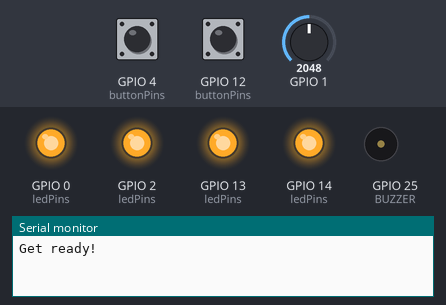
A sketch run on a simulated ESP32. Shown: output pins drawn as LEDs (lit = HIGH), buzzer (waves = sounding), the last lines printed to the serial monitor. Inputs (shaded band) come from the test bench; at power-on: GPIO 4 (buttonPins) HIGH, GPIO 1 = 2048, GPIO 12 (buttonPins) HIGH. Random numbers use the default seed unless the sketch sets one.

Above: at 2.3 s.
4.0 s: GPIO 4 (buttonPins) pulled LOW for 1 s
At 5.5 s:
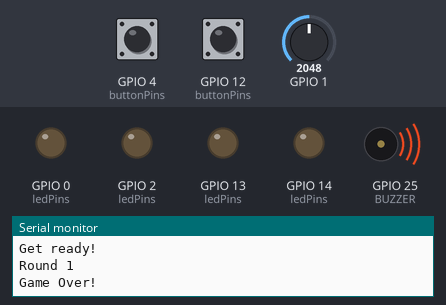
At 6.6 s:
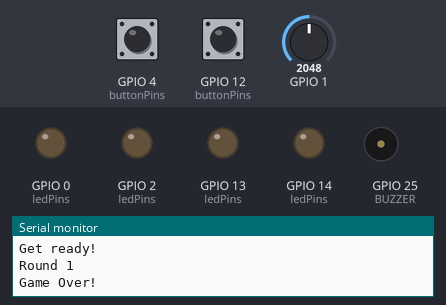
Timing chart, 0 to 14.7 s (numbered marks = the images above; inputs shaded):
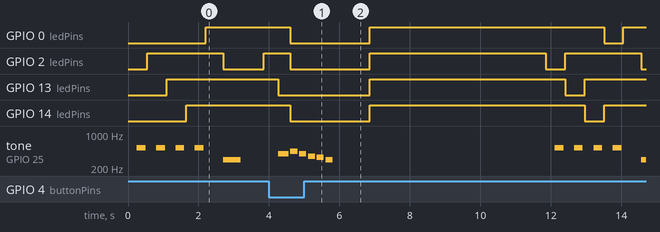

Measured:
- after the input at 4.0 s, GPIO 0 (ledPins): HIGH → LOW after 0.61 s, → HIGH 2.3 s later, → LOW 6.7 s later, → HIGH 0.55 s later; GPIO 2 (ledPins): goes LOW 2.3 s, HIGH 5.0 s, LOW 0.55 s, HIGH 2.2 s, then LOW, starting after 0.61 s
- by itself, tone on GPIO 25 (BUZZER): plays 523 Hz for 0.25 s, 523 Hz for 0.25 s, 523 Hz for 0.25 s, 523 Hz for 0.25 s, 294 Hz for 0.50 s

The sketch:

Brain_Master.ino
```cpp
/// Robert Pearce
/// Brain Master Project
/// UNLV Vegas STEM Camp
/// 04/27/2024

///-------------------------------------------
///         VARIABLE DECLARATIONS
///-------------------------------------------

// Define buzzer notes.
const int NOTE_D4 = 294;
const int NOTE_E4 = 330;
const int NOTE_F4 = 349;
const int NOTE_G4 = 392;
const int NOTE_A4 = 440;
const int NOTE_C5 = 523;

// LED and Button Pin Definitions for UNO.
// const int LED_RED        = 2;
// const int LED_GREEN      = 3;
// const int LED_BLUE       = 4;
// const int LED_YELLOW     = 5;
// const int BUTTON_RED     = 6;
// const int BUTTON_GREEN   = 7;
// const int BUTTON_BLUE    = 8;
// const int BUTTON_YELLOW  = 9;

// LED and Button Pin Definitions for FireBeetle ESP32.
const int LED_RED        = 2;
const int LED_GREEN      = 13;
const int LED_BLUE       = 14;
const int LED_YELLOW     = 0;
const int BUTTON_RED     = 12;
const int BUTTON_GREEN   = 4;
const int BUTTON_BLUE    = 16;
const int BUTTON_YELLOW  = 17;

// Buzzer pin definition for UNO.
// const int BUZZER = 11;

// Buzzer pin definition for FireBeetle ESP32.
const int BUZZER = 25;

// Array Definitions
int ledPins[4] = {LED_RED, LED_GREEN, LED_BLUE, LED_YELLOW};                  // Array to hold all the LED pin numbers.
int buttonPins[4] = {BUTTON_RED, BUTTON_GREEN, BUTTON_BLUE, BUTTON_YELLOW};   // Array to hold all the button pin numbers.
int gamePattern[20];                                                          // Stores the sequence of LEDs.
int playerInput[20];                                                          // Stores the player's sequence.

// Game Variables
int gameLength = 5; // current length of the game patter (# of LEDs lit up).

///-------------------------------------------
///         FUNCTION PROTOTYPES
///-------------------------------------------

void startGame();                         // Function to que start of game.
void gameOver();                          // Function to show end of game.
void gameWon();                           // Function to show game has been won.
void playTone(int note, int duration);    // Function to play given tone.
void createPattern();                     // Function to create pattern.
bool readPlayerInput();                   // Function to read player input.
void playTone(int note, int duration);    // Function to play tone.
void playSequence();                      // Function to play pattern.

///-------------------------------------------
///               ENTRY POINT
///-------------------------------------------

void setup() {
  Serial.begin(9600);                         // Set serial to 9600.
  for (int i = 0; i < 4; i++) {               // For loop to iterate through pin arrays.
      pinMode(ledPins[i], OUTPUT);            // Initialize LED pins to output.
      pinMode(buttonPins[i], INPUT_PULLUP);   // Initialize button pins to input.
  }
  startGame();                                // Call to start game function to que start.
}

///-------------------------------------------

void loop() {
  int maxRounds = 3;                                    // Number of rounds per game.
  gameLength = 1;                                       // Intial pattern will have 1 LED lit up.
  createPattern();                                      // Generate the first pattern.

  for (int round = 1; round <= maxRounds; round++) {    // For loop to iterate until max round amt it met.
    Serial.print("Round ");                             // Print round lable.
    Serial.println(round);                              // Print round number.
    playSequence();                                     // Display the pattern on LEDs.
    if (!readPlayerInput()) {                           // Check player input against the pattern.
      Serial.println("Game Over!");                     // If doesnt match print game over.
      gameOver();                                       // Call to function to display game over scene.
      break;                                            // Break out of loop and stop game.
    }
    Serial.println("Correct!");                         // If matches print correct.
    if (round < maxRounds) {                            // Check if max rounds has been met.
      gameLength++;                                     // If not increase amount of LEDs lit up.
      createPattern();                                  // Create a new pattern for the next round.
    } else {                                            // If max round has been met.
      gameWon();                                        // Indicate winning the game.
      break;                                            // Stop the game after winning.
    }
  }
  delay(5000);                                          // Wait 5 seconds before restarting.
  setup();                                              // Restart the game.
}

///-------------------------------------------
///         FUNCTION DEFINITIONS
///-------------------------------------------

void startGame() {
  Serial.println("Get ready!");       // Print message to let user know game is starting.
  for (int i = 0; i < 4; i++) {       // For loop to iterate through led array.
    digitalWrite(ledPins[i], LOW);    // Set LED pins to low.
    delay(250);                       // Delay
    playTone(NOTE_C5, 250);           // Play starting tone.
    digitalWrite(ledPins[i], HIGH);   // Set LED pins to high.
  }
  delay(500);                         // Delay before start.
}

///-------------------------------------------

void gameOver() {
  for (int i = 0; i < 4; i++) {       // For loop to iterate through LED array.
    digitalWrite(ledPins[i], LOW);    // Flash all LEDs to indicate game over
  }
  playTone(NOTE_A4, 200);             // Play note A4.
  playTone(NOTE_G4, 200);             // Play note G4.
  playTone(NOTE_F4, 200);             // Play note F4.
  playTone(NOTE_E4, 200);             // Play note E4.
  playTone(NOTE_D4, 200);             // Play note D4.

  delay(1000);                        // Delay
  for (int i = 0; i < 4; i++) {       // For loop to iterate through LED array.
    digitalWrite(ledPins[i], HIGH);   // Set LED pins to High.
  }
}

///-------------------------------------------

void gameWon() {
  Serial.println("You've won the game!"); // Print that user won the game.
  for (int i = 0; i < 4; i++) {           // Flash LEDs in a celebratory pattern.
    digitalWrite(ledPins[i], LOW);        // Set LED pins to low.
    delay(250);                           // Delay
    digitalWrite(ledPins[i], HIGH);       // Set LED pins to high.
    delay(250);                           // Delay
  }
  playTone(NOTE_C5, 500);                 // Play note C5.
  playTone(NOTE_D4, 500);                 // Play note D4.
  playTone(NOTE_E4, 500);                 // Play note E4.
  playTone(NOTE_C5, 500);                 // Play note C5.
  playTone(NOTE_D4, 500);                 // Play note D4.
  playTone(NOTE_E4, 500);                 // Play note E4.
  playTone(NOTE_C5, 1000);                // Play note C5.
}

///-------------------------------------------

void createPattern() {
  randomSeed(analogRead(1));              // Set random seed.
  for (int i = 0; i < gameLength; i++) {  // For loop based on game length.
    gamePattern[i] = random(1, 5);        // Play random pin number in pattern array.
  }
}

///-------------------------------------------

void playSequence() {
  for (int i = 0; i < gameLength; i++) {                  // For loop based on game lenth.
    digitalWrite(ledPins[gamePattern[i] - 1], LOW);       // Turn on LED.
    playTone(NOTE_D4 + (gamePattern[i] - 1) * 100, 500);  // Play a tone.
    delay(600);                                           // Delay
    digitalWrite(ledPins[gamePattern[i] - 1], HIGH);      // Turn off LED.
    delay(400);                                           // Delay
  }
}

///-------------------------------------------

bool readPlayerInput() {
  int inputIndex = 0;                                // Variable to track input index.

  while (inputIndex < gameLength) {                  // Loop while input index is less than game length.
    for (int j = 0; j < 4; j++) {                    // For loop to iterate through button array.
      if (digitalRead(buttonPins[j]) == LOW) {       // Check if button has been pressed.
        delay(10);                                   // Debounce delay.
        if (digitalRead(buttonPins[j]) == LOW) {     // Confirm button press.
          digitalWrite(ledPins[j], LOW);             // Feedback: Turn on LED.
          playTone(NOTE_D4 + j * 100, 300);          // Feedback: Play a tone.

          // Check if the pressed button matches the game pattern
          if (j + 1 != gamePattern[inputIndex]) {    // Check if button press matches pattern.
            digitalWrite(ledPins[j], HIGH);          // Turn off LED.
            return false;                            // Incorrect input.
          }

          // Correct button press, move to next input
          inputIndex++;                              // Increment input index.
          while (digitalRead(buttonPins[j]) == LOW); // Wait for button release.
          digitalWrite(ledPins[j], HIGH);            // Turn off LED.
          delay(300);                                // Next input delay.
        }
      }
    }
  }
  return true;                                       // Correct input for full sequence.
}

///-------------------------------------------

void playTone(int note, int duration) {
  tone(BUZZER, note, duration);         // Play param note for param duration.
  delay(duration + 50);                 // Delay
}

///-------------------------------------------
///               END OF FILE
///-------------------------------------------
```
